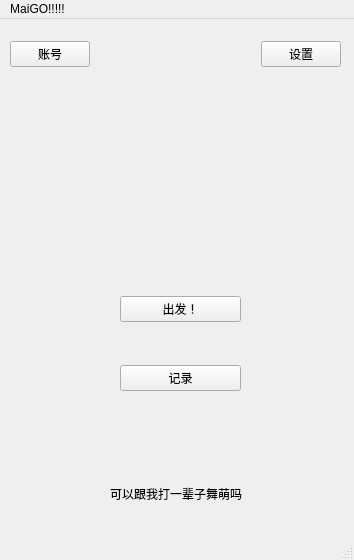
<?xml version="1.0" encoding="UTF-8"?>
<ui version="4.0">
 <class>MainWindow</class>
 <widget class="QMainWindow" name="MainWindow">
  <property name="geometry">
   <rect>
    <x>0</x>
    <y>0</y>
    <width>354</width>
    <height>560</height>
   </rect>
  </property>
  <property name="windowTitle">
   <string>MainWindow</string>
  </property>
  <widget class="QWidget" name="centralwidget">
   <widget class="QWidget" name="verticalLayoutWidget">
    <property name="geometry">
     <rect>
      <x>120</x>
      <y>240</y>
      <width>121</width>
      <height>171</height>
     </rect>
    </property>
    <layout class="QVBoxLayout" name="verticalLayout">
     <item>
      <widget class="QPushButton" name="go_button">
       <property name="text">
        <string>出发！</string>
       </property>
      </widget>
     </item>
     <item>
      <widget class="QPushButton" name="record_button">
       <property name="text">
        <string>记录</string>
       </property>
      </widget>
     </item>
    </layout>
   </widget>
   <widget class="QWidget" name="horizontalLayoutWidget">
    <property name="geometry">
     <rect>
      <x>10</x>
      <y>10</y>
      <width>331</width>
      <height>51</height>
     </rect>
    </property>
    <layout class="QHBoxLayout" name="horizontalLayout">
     <item>
      <widget class="QPushButton" name="account_button">
       <property name="text">
        <string>账号</string>
       </property>
      </widget>
     </item>
     <item>
      <spacer name="horizontalSpacer">
       <property name="orientation">
        <enum>Qt::Horizontal</enum>
       </property>
       <property name="sizeHint" stdset="0">
        <size>
         <width>40</width>
         <height>20</height>
        </size>
       </property>
      </spacer>
     </item>
     <item>
      <widget class="QPushButton" name="Settings_button">
       <property name="text">
        <string>设置</string>
       </property>
      </widget>
     </item>
    </layout>
   </widget>
   <widget class="QLabel" name="tip_label">
    <property name="geometry">
     <rect>
      <x>110</x>
      <y>450</y>
      <width>141</width>
      <height>49</height>
     </rect>
    </property>
    <property name="text">
     <string>可以跟我打一辈子舞萌吗</string>
    </property>
   </widget>
  </widget>
  <widget class="QMenuBar" name="menubar">
   <property name="geometry">
    <rect>
     <x>0</x>
     <y>0</y>
     <width>354</width>
     <height>22</height>
    </rect>
   </property>
   <widget class="QMenu" name="menuMaiGO">
    <property name="title">
     <string>MaiGO!!!!!</string>
    </property>
   </widget>
   <addaction name="menuMaiGO"/>
  </widget>
  <widget class="QStatusBar" name="statusbar"/>
 </widget>
 <resources/>
 <connections/>
</ui>
